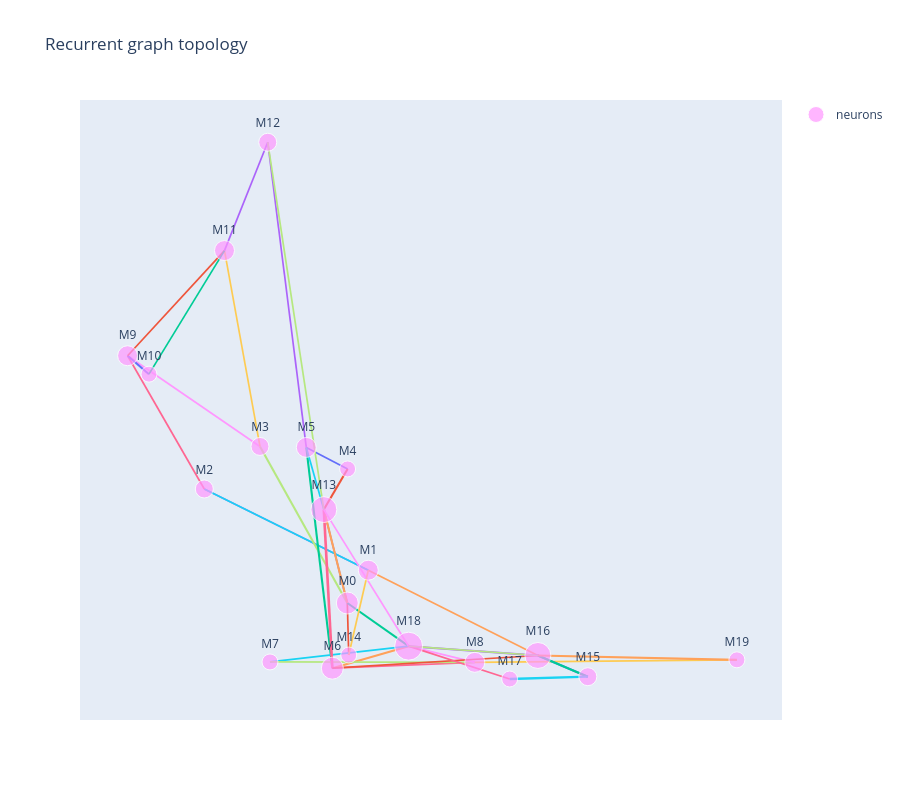

Source (notebook cell):
### Markdown cell above
## 8. Graph-topology view

### Code cell
def plot_recurrent_graph_topology(seed=42):
    graph = nx.DiGraph()
    graph.add_nodes_from(manifest["model_node_id"].astype(int))

    for pair in recurrent_pairs.itertuples(index=False):
        graph.add_edge(
            int(pair.source_model_node_id),
            int(pair.target_model_node_id),
            weight=int(pair.n_synapses),
        )

    positions = nx.spring_layout(
        graph,
        seed=seed,
        weight="weight",
    )

    fig = go.Figure()

    for source, target, data in graph.edges(data=True):
        x0, y0 = positions[source]
        x1, y1 = positions[target]

        fig.add_trace(
            go.Scatter(
                x=[x0, x1],
                y=[y0, y1],
                mode="lines",
                line=dict(width=1 + np.log1p(data["weight"])),
                showlegend=False,
                hovertemplate=(
                    f"M{source} → M{target}<br>"
                    f"{data['weight']} contact(s)"
                    "<extra></extra>"
                ),
            )
        )

    node_ids = sorted(graph.nodes)
    node_x = [positions[node][0] for node in node_ids]
    node_y = [positions[node][1] for node in node_ids]

    in_degree = np.array([graph.in_degree(node) for node in node_ids])
    out_degree = np.array([graph.out_degree(node) for node in node_ids])

    fig.add_trace(
        go.Scatter(
            x=node_x,
            y=node_y,
            mode="markers+text",
            text=[f"M{node}" for node in node_ids],
            textposition="top center",
            marker=dict(
                size=12 + 2 * (in_degree + out_degree),
            ),
            customdata=np.column_stack([in_degree, out_degree]),
            hovertemplate=(
                "%{text}<br>"
                "in-degree %{customdata[0]}<br>"
                "out-degree %{customdata[1]}"
                "<extra></extra>"
            ),
            name="neurons",
        )
    )

    fig.update_layout(
        title="Recurrent graph topology",
        xaxis_visible=False,
        yaxis_visible=False,
        width=900,
        height=800,
    )

    return fig


plot_recurrent_graph_topology().show()

### Figure 1 — Plotly figure (JSON) as saved in the notebook; plotly's stock layout.template omitted (floating-point values rounded to 4 significant figures)
{"data": [{"hovertemplate": "M0 → M13<br>1 contact(s)<extra></extra>", "line": {"width": 1.693}, "mode": "lines", "showlegend": false, "type": "scatter", "x": [-0.01949, -0.06844], "y": [-0.1849, 0.05531]}, {"hovertemplate": "M0 → M14<br>1 contact(s)<extra></extra>", "line": {"width": 1.693}, "mode": "lines", "showlegend": false, "type": "scatter", "x": [-0.01949, -0.01653], "y": [-0.1849, -0.3187]}, {"hovertemplate": "M0 → M18<br>2 contact(s)<extra></extra>", "line": {"width": 2.099}, "mode": "lines", "showlegend": false, "type": "scatter", "x": [-0.01949, 0.1083], "y": [-0.1849, -0.296]}, {"hovertemplate": "M1 → M2<br>1 contact(s)<extra></extra>", "line": {"width": 1.693}, "mode": "lines", "showlegend": false, "type": "scatter", "x": [0.02426, -0.3176], "y": [-0.1006, 0.1083]}, {"hovertemplate": "M1 → M16<br>1 contact(s)<extra></extra>", "line": {"width": 1.693}, "mode": "lines", "showlegend": false, "type": "scatter", "x": [0.02426, 0.3778], "y": [-0.1006, -0.3198]}, {"hovertemplate": "M2 → M1<br>1 contact(s)<extra></extra>", "line": {"width": 1.693}, "mode": "lines", "showlegend": false, "type": "scatter", "x": [-0.3176, 0.02426], "y": [0.1083, -0.1006]}, {"hovertemplate": "M2 → M9<br>1 contact(s)<extra></extra>", "line": {"width": 1.693}, "mode": "lines", "showlegend": false, "type": "scatter", "x": [-0.3176, -0.4775], "y": [0.1083, 0.451]}, {"hovertemplate": "M3 → M0<br>2 contact(s)<extra></extra>", "line": {"width": 2.099}, "mode": "lines", "showlegend": false, "type": "scatter", "x": [-0.2015, -0.01949], "y": [0.2177, -0.1849]}, {"hovertemplate": "M3 → M9<br>1 contact(s)<extra></extra>", "line": {"width": 1.693}, "mode": "lines", "showlegend": false, "type": "scatter", "x": [-0.2015, -0.4775], "y": [0.2177, 0.451]}, {"hovertemplate": "M3 → M11<br>1 contact(s)<extra></extra>", "line": {"width": 1.693}, "mode": "lines", "showlegend": false, "type": "scatter", "x": [-0.2015, -0.2755], "y": [0.2177, 0.7214]}, {"hovertemplate": "M4 → M5<br>1 contact(s)<extra></extra>", "line": {"width": 1.693}, "mode": "lines", "showlegend": false, "type": "scatter", "x": [-0.01888, -0.105], "y": [0.1599, 0.2152]}, {"hovertemplate": "M4 → M13<br>2 contact(s)<extra></extra>", "line": {"width": 2.099}, "mode": "lines", "showlegend": false, "type": "scatter", "x": [-0.01888, -0.06844], "y": [0.1599, 0.05531]}, {"hovertemplate": "M5 → M6<br>2 contact(s)<extra></extra>", "line": {"width": 2.099}, "mode": "lines", "showlegend": false, "type": "scatter", "x": [-0.105, -0.05067], "y": [0.2152, -0.3525]}, {"hovertemplate": "M5 → M12<br>1 contact(s)<extra></extra>", "line": {"width": 1.693}, "mode": "lines", "showlegend": false, "type": "scatter", "x": [-0.105, -0.1854], "y": [0.2152, 1]}, {"hovertemplate": "M6 → M18<br>2 contact(s)<extra></extra>", "line": {"width": 2.099}, "mode": "lines", "showlegend": false, "type": "scatter", "x": [-0.05067, 0.1083], "y": [-0.3525, -0.296]}, {"hovertemplate": "M7 → M18<br>1 contact(s)<extra></extra>", "line": {"width": 1.693}, "mode": "lines", "showlegend": false, "type": "scatter", "x": [-0.1807, 0.1083], "y": [-0.3365, -0.296]}, {"hovertemplate": "M8 → M6<br>1 contact(s)<extra></extra>", "line": {"width": 1.693}, "mode": "lines", "showlegend": false, "type": "scatter", "x": [0.2463, -0.05067], "y": [-0.3375, -0.3525]}, {"hovertemplate": "M8 → M7<br>1 contact(s)<extra></extra>", "line": {"width": 1.693}, "mode": "lines", "showlegend": false, "type": "scatter", "x": [0.2463, -0.1807], "y": [-0.3375, -0.3365]}, {"hovertemplate": "M8 → M18<br>1 contact(s)<extra></extra>", "line": {"width": 1.693}, "mode": "lines", "showlegend": false, "type": "scatter", "x": [0.2463, 0.1083], "y": [-0.3375, -0.296]}, {"hovertemplate": "M8 → M19<br>1 contact(s)<extra></extra>", "line": {"width": 1.693}, "mode": "lines", "showlegend": false, "type": "scatter", "x": [0.2463, 0.7927], "y": [-0.3375, -0.3311]}, {"hovertemplate": "M9 → M10<br>2 contact(s)<extra></extra>", "line": {"width": 2.099}, "mode": "lines", "showlegend": false, "type": "scatter", "x": [-0.4775, -0.433], "y": [0.451, 0.4036]}, {"hovertemplate": "M9 → M11<br>1 contact(s)<extra></extra>", "line": {"width": 1.693}, "mode": "lines", "showlegend": false, "type": "scatter", "x": [-0.4775, -0.2755], "y": [0.451, 0.7214]}, {"hovertemplate": "M10 → M11<br>1 contact(s)<extra></extra>", "line": {"width": 1.693}, "mode": "lines", "showlegend": false, "type": "scatter", "x": [-0.433, -0.2755], "y": [0.4036, 0.7214]}, {"hovertemplate": "M11 → M12<br>1 contact(s)<extra></extra>", "line": {"width": 1.693}, "mode": "lines", "showlegend": false, "type": "scatter", "x": [-0.2755, -0.1854], "y": [0.7214, 1]}, {"hovertemplate": "M13 → M0<br>2 contact(s)<extra></extra>", "line": {"width": 2.099}, "mode": "lines", "showlegend": false, "type": "scatter", "x": [-0.06844, -0.01949], "y": [0.05531, -0.1849]}, {"hovertemplate": "M13 → M5<br>1 contact(s)<extra></extra>", "line": {"width": 1.693}, "mode": "lines", "showlegend": false, "type": "scatter", "x": [-0.06844, -0.105], "y": [0.05531, 0.2152]}, {"hovertemplate": "M13 → M6<br>4 contact(s)<extra></extra>", "line": {"width": 2.609}, "mode": "lines", "showlegend": false, "type": "scatter", "x": [-0.06844, -0.05067], "y": [0.05531, -0.3525]}, {"hovertemplate": "M13 → M12<br>1 contact(s)<extra></extra>", "line": {"width": 1.693}, "mode": "lines", "showlegend": false, "type": "scatter", "x": [-0.06844, -0.1854], "y": [0.05531, 1]}, {"hovertemplate": "M13 → M18<br>1 contact(s)<extra></extra>", "line": {"width": 1.693}, "mode": "lines", "showlegend": false, "type": "scatter", "x": [-0.06844, 0.1083], "y": [0.05531, -0.296]}, {"hovertemplate": "M14 → M1<br>1 contact(s)<extra></extra>", "line": {"width": 1.693}, "mode": "lines", "showlegend": false, "type": "scatter", "x": [-0.01653, 0.02426], "y": [-0.3187, -0.1006]}, {"hovertemplate": "M15 → M16<br>2 contact(s)<extra></extra>", "line": {"width": 2.099}, "mode": "lines", "showlegend": false, "type": "scatter", "x": [0.4819, 0.3778], "y": [-0.3744, -0.3198]}, {"hovertemplate": "M16 → M6<br>1 contact(s)<extra></extra>", "line": {"width": 1.693}, "mode": "lines", "showlegend": false, "type": "scatter", "x": [0.3778, -0.05067], "y": [-0.3198, -0.3525]}, {"hovertemplate": "M16 → M15<br>2 contact(s)<extra></extra>", "line": {"width": 2.099}, "mode": "lines", "showlegend": false, "type": "scatter", "x": [0.3778, 0.4819], "y": [-0.3198, -0.3744]}, {"hovertemplate": "M16 → M18<br>2 contact(s)<extra></extra>", "line": {"width": 2.099}, "mode": "lines", "showlegend": false, "type": "scatter", "x": [0.3778, 0.1083], "y": [-0.3198, -0.296]}, {"hovertemplate": "M16 → M19<br>2 contact(s)<extra></extra>", "line": {"width": 2.099}, "mode": "lines", "showlegend": false, "type": "scatter", "x": [0.3778, 0.7927], "y": [-0.3198, -0.3311]}, {"hovertemplate": "M17 → M15<br>3 contact(s)<extra></extra>", "line": {"width": 2.386}, "mode": "lines", "showlegend": false, "type": "scatter", "x": [0.319, 0.4819], "y": [-0.3804, -0.3744]}, {"hovertemplate": "M17 → M18<br>1 contact(s)<extra></extra>", "line": {"width": 1.693}, "mode": "lines", "showlegend": false, "type": "scatter", "x": [0.319, 0.1083], "y": [-0.3804, -0.296]}, {"hovertemplate": "M18 → M16<br>1 contact(s)<extra></extra>", "line": {"width": 1.693}, "mode": "lines", "showlegend": false, "type": "scatter", "x": [0.1083, 0.3778], "y": [-0.296, -0.3198]}, {"customdata": [[2, 3], [2, 2], [1, 2], [0, 3], [0, 2], [2, 2], [4, 1], [1, 1], [0, 4], [2, 2], [1, 1], [3, 1], [3, 0], [2, 5], [1, 1], [2, 1], [3, 4], [0, 2], [7, 1], [2, 0]], "hovertemplate": "%{text}<br>in-degree %{customdata[0]}<br>out-degree %{customdata[1]}<extra></extra>", "marker": {"size": [22, 20, 18, 18, 16, 20, 22, 16, 20, 20, 16, 20, 18, 26, 16, 18, 26, 16, 28, 16]}, "mode": "markers+text", "name": "neurons", "text": ["M0", "M1", "M2", "M3", "M4", "M5", "M6", "M7", "M8", "M9", "M10", "M11", "M12", "M13", "M14", "M15", "M16", "M17", "M18", "M19"], "textposition": "top center", "type": "scatter", "x": [-0.01949, 0.02426, -0.3176, -0.2015, -0.01888, -0.105, -0.05067, -0.1807, 0.2463, -0.4775, -0.433, -0.2755, -0.1854, -0.06844, -0.01653, 0.4819, 0.3778, 0.319, 0.1083, 0.7927], "y": [-0.1849, -0.1006, 0.1083, 0.2177, 0.1599, 0.2152, -0.3525, -0.3365, -0.3375, 0.451, 0.4036, 0.7214, 1, 0.05531, -0.3187, -0.3744, -0.3198, -0.3804, -0.296, -0.3311]}], "layout": {"height": 800, "title": {"text": "Recurrent graph topology"}, "width": 900, "xaxis": {"visible": false}, "yaxis": {"visible": false}}}
